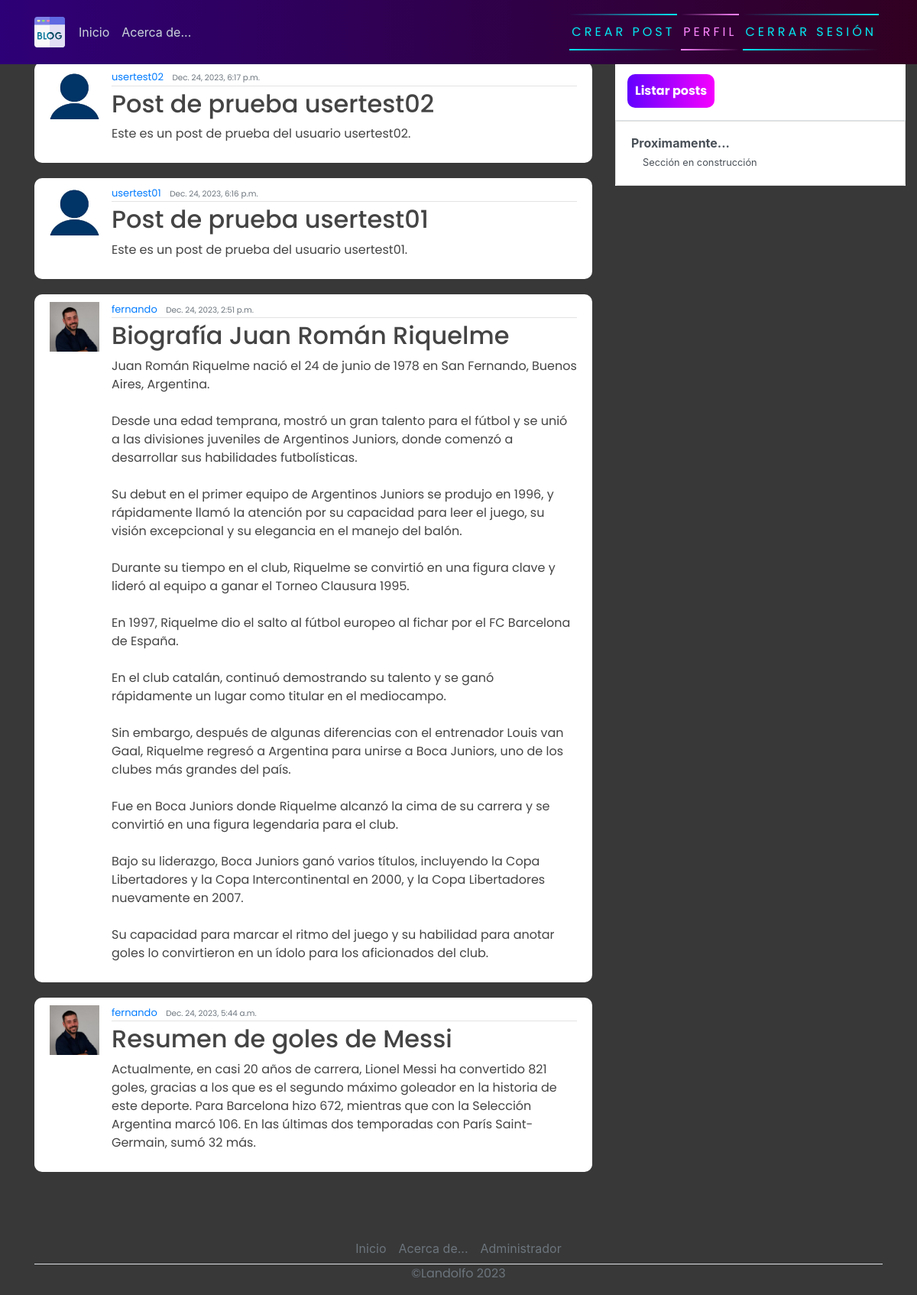
The page /posts/ (signed in) on the database its author committed.
### blog/models.py (models this page shows, shortened)
class Post(models.Model):
    title = models.CharField(max_length=200)
    content = models.TextField()
    date_posted = models.DateTimeField(default=timezone.now)
    author = models.ForeignKey(User, on_delete=models.CASCADE)

### users/models.py (models this page shows, shortened)
class Profile(models.Model):
    user = models.OneToOneField(User, on_delete=models.CASCADE)
    image = models.ImageField(default='default.jpg', upload_to='profile_pics')

### blog/views.py (the view)
# urls.py: path('posts/', PostListView.as_view(), name="posts"),
class PostListView(LoginRequiredMixin, ListView):
    model = Post
    template_name = 'blog/posts.html'
    context_object_name = 'posts'
    ordering = ["-date_posted"]

### blog/templates/blog/posts.html
{% extends 'blog/base.html' %}
{% block content %}
    {% for posts in posts %}
        <article class="media content-section">
            <img class="rounded-cirlce article-img" src="{{ posts.author.profile.image.url }}" alt="">
            <div class="media-body">
              <div class="article-metadata">
                <a class="mr-2" href="#">{{ posts.author }}</a>
                <small class="text-muted">{{ posts.date_posted }}</small>
              </div>
              <h2><a class="article-title" href="{% url 'blog-detail' posts.id %}">{{ posts.title }}</a></h2>
              <p class="article-content">{{ posts.content }}</p>
            </div>
            <br>
          </article>
    {% endfor  %}
{% endblock content %}

### blog/templates/blog/base.html (shortened to what this page needs)
{% load static %}
<!DOCTYPE html>
<html>
<head>
    <link rel="stylesheet" href="https://maxcdn.bootstrapcdn.com/bootstrap/4.0.0/css/bootstrap.min.css">
    <link rel="stylesheet" href="{% static 'blog/main.css' %}">
</head>
<body>
    <header class="site-header">
      <nav class="navbar navbar-expand-md navbar-dark bg-steel fixed-top">
        <div class="container">
          <div class="collapse navbar-collapse" id="navbarToggle">
            <div class="navbar-nav mr-auto">
                {% if user.is_authenticated %}
              <a class="nav-item nav-link" href="{% url 'home' %}">Inicio</a>
              <a class="nav-item nav-link" href="{% url 'blog-about' %}">Acerca de...</a>
            </div>
            <div class="navbar-nav">
                <a href="{% url 'blog-new' %}" id="auth-links">
                  <span></span>
                  <span></span>
                Crear post
            </a>
                <a href="{% url 'profile' %}" id="auth-links">
                <span></span>
                <span></span>
                Perfil
            </a>
                <a href="{% url 'logout' %}" id="auth-links">
                <span></span>
                <span></span>
                Cerrar sesión
            </a>
                {% endif %}
            </div>
          </div>
        </div>
      </nav>
    </header>
    <main role="main" class="container">
      <div class="row">
          <div class="col-md-8">
          </div>
        <div class="col-md-8">
           {% block content %}
           {% endblock %}
        </div>
        <div class="col-md-4">
          <div class="content-sectionw">
            <div class="d-flex flex-column align-items-stretch flex-shrink-0 bg-white" style="width: 380px;" style="padding-top: 120px;">
                <a id="list-group" style="text-decoration: none;" href="{% url 'posts' %}" class="d-flex align-items-center flex-shrink-0 p-3 link-dark text-decoration-none border-bottom">
                  <span class="fs-5 fw-semibold" id="gist-btn">Listar posts</span>
                  <a href="{% url 'future' %}" class="list-group-item list-group-item-action py-3 lh-tight">
                    <div class="d-flex w-100 align-items-center justify-content-between">
                      <strong class="mb-1"> Proximamente...
                      </strong>
                    </div>
                    <div class="col-10 mb-1 small">Sección en construcción</div>
                  </a>
                </div>
              </div>
          </div>
        </div>
        <footer class="" >
          <ul class="nav justify-content-center border-bottom"  style="margin-top: 60px;">
            <li class="nav-item"><a href="{% url 'home' %}" class="nav-link px-2 text-muted">Inicio</a></li>
            <li class="nav-item"><a href="{% url 'blog-about' %}" class="nav-link px-2 text-muted">Acerca de...</a></li>
            <li class="nav-item"><a href="/admin" class="nav-link px-2 text-muted">Administrador</a></li>
          </ul>
          <p class="text-center text-muted">&copy;Landolfo 2023</p>
        </footer>
    </main>
</body>
</html>

### blog/static/blog/main.css (style rules this page uses)
body { background-color: rgb(56, 56, 56); margin-top: 5rem; background-size: contain; background-repeat: no-repeat; }
h1, h2, h3, h4, h5, h6, p { color: #444444; font-family: 'Poppins', sans-serif; }
ul { margin: 0; }
.bg-steel { background: linear-gradient(270deg, rgb(49, 0, 33) 0%, rgb(46, 0, 119) 100%); }
.site-header .navbar-nav .nav-link { color: #cbd5db; }
.content-section { background: #ffffff; padding: 10px 20px; border-radius: 10px; margin-bottom: 20px; }
.article-title { color: #444444; }
.article-content { white-space: pre-line; }
.article-img { height: 65px; width: 65px; margin-right: 16px; }
.article-metadata { font-family: 'Poppins', sans-serif; padding-bottom: 1px; margin-bottom: 4px; font-size: 13px; border-bottom: 1px solid #e3e3e3 }
svg { width: 50px; height: 50px; }
#auth-links { font-family: 'Poppins', sans-serif; position: relative; display: inline-block; padding: 12px 3px; margin: 10px 0; color: #03e9f4; text-decoration: none; text-transform: uppercase; transition: 0.5s; letter-spacing: 4px; overflow: hidden; margin-right: 5px; }
#auth-links:nth-child(2) { filter: hue-rotate(110deg); }
#auth-links span { position: absolute; display: block; }
#auth-links span:nth-child(1) { top: 0; left: 0; width: 100%; height: 2px; background: linear-gradient(90deg,transparent,#03e9f4); animation: animate1 1s linear infinite; }
#auth-links span:nth-child(3) { bottom: 0; right: 0; width: 100%; height: 2px; background: linear-gradient(270deg,transparent,#03e9f4); animation: animate3 1s linear infinite; animation-delay: 0.50s; }
#gist-btn { color: black; background: linear-gradient(270deg, rgb(247, 0, 255) 0%, rgb(98, 0, 255) 100%); padding: 10px; color: white; font-family: 'Poppins', sans-serif; font-weight: bold; border-radius: 10px; }

### rows shown on the page
Post: author.profile.image (placeholder picture), author "usertest02", date_posted "Dec. 24, 2023, 6:17 p.m.", title "Post de prueba usertest02", content "Este es un post de prueba del usuario usertest02."
Post: author.profile.image (placeholder picture), author "usertest01", date_posted "Dec. 24, 2023, 6:16 p.m.", title "Post de prueba usertest01", content "Este es un post de prueba del usuario usertest01."
Post: author.profile.image (picture), author "fernando", date_posted "Dec. 24, 2023, 2:51 p.m.", title "Biografía Juan Román Riquelme", content "Juan Román Riquelme nació el 24 de junio de 1978 en San Fernando, Buenos Aires, Argentina. Desde una edad temprana, mostró un gran talento para el fútbol y se unió a las divisiones juveniles de Argentinos Juniors, donde comenzó a desarrollar sus habilidades futbolísticas. Su debut en el primer equipo de Argentinos Juniors se produjo en 1996, y rápidamente llamó la atención por su capacidad para leer el juego, su visión excepcional y su elegancia en el manejo del balón. Durante su tiempo en el club, Riquelme se convirtió en una figura clave y lideró al equipo a ganar el Torneo Clausura 1995. En 1997, Riquelme dio el salto al fútbol europeo al fichar por el FC Barcelona de España. En el club…"
Post: author.profile.image (picture), author "fernando", date_posted "Dec. 24, 2023, 5:44 a.m.", title "Resumen de goles de Messi", content "Actualmente, en casi 20 años de carrera, Lionel Messi ha convertido 821 goles, gracias a los que es el segundo máximo goleador en la historia de este deporte. Para Barcelona hizo 672, mientras que con la Selección Argentina marcó 106. En las últimas dos temporadas con París Saint-Germain, sumó 32 más."
